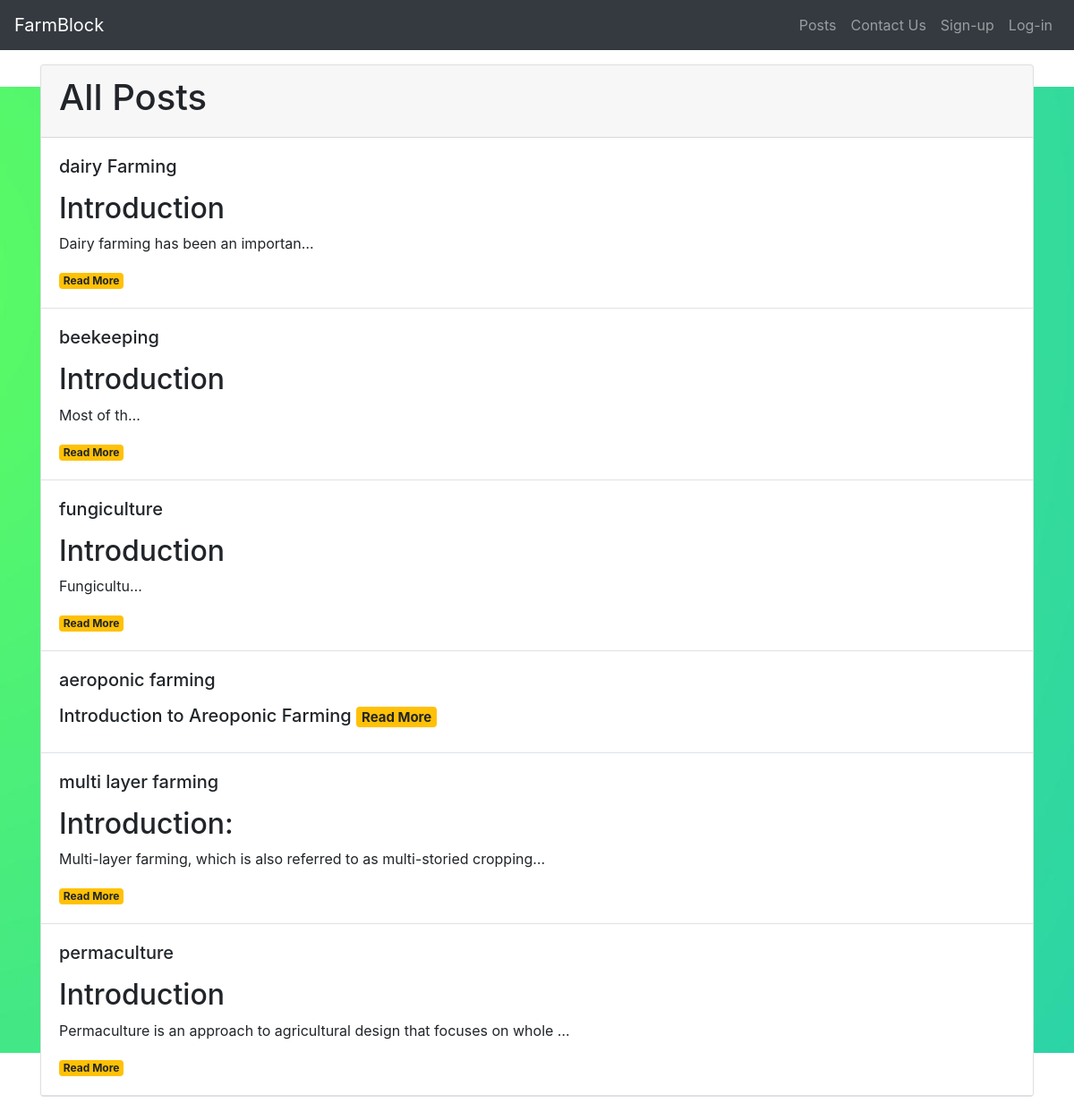
The app's page /displayall/ with its own data.
### Post/models.py (models this page shows, shortened)
class BlogPost(models.Model):
    post_id = models.AutoField(primary_key = True)
    slug = models.CharField(max_length=50, default=None)
    Name = models.CharField(max_length=50, default=None)
    Category = models.CharField(max_length=50, default = None)
    author = models.CharField(max_length=50, default = None)
    content = models.TextField(default=None)
    date = DateField(default=None)
    img1 = models.ImageField(upload_to = "images")

### Post/views.py (the view)
# urls.py: path('displayall/', views.DisplayAll, name="display"),
def DisplayAll(request):
    post = bp.objects.all()
    context = {"post" : post}
    return render(request, "DisplayAll.html", context)

### templates/DisplayAll.html (shortened to what this page needs)
{% load static %}
<!doctype html>
<html lang="en">
<head>
    <link rel="stylesheet" href="https://cdn.jsdelivr.net/npm/bootstrap@4.6.1/dist/css/bootstrap.min.css"
>
    <link rel="stylesheet" href="{% static 'CSS/sheet4.css' %}">
</head>
<body>
    <nav class="navbar navbar-expand-lg navbar-dark bg-dark">
        <a class="navbar-brand" href="http://127.0.0.1:8000/">FarmBlock</a>
        <div class="collapse navbar-collapse" id="navbarSupportedContent">
            <ul class="navbar-nav ml-auto">
                <li class="nav-item">
                    <a class="nav-link" href="http://127.0.0.1:8000/displayall/">Posts</a>
                </li>
                <li class="nav-item">
                    <a class="nav-link" href="http://127.0.0.1:8000/contact/">Contact Us</a>
                </li>
                {% if user.is_authenticated %}
                <li class="nav-item dropdown">
                    <a class="nav-link dropdown-toggle" href="#" id="navbarDropdown" role="button"
                        data-toggle="dropdown" aria-expanded="false">
                        Welcome {{request.user}}
                    </a>
                    <div class="dropdown-menu" aria-labelledby="navbarDropdown">
                        <a class="dropdown-item" href="/logout/">Log-out</a>
                        <a class="dropdown-item" href="/addContent/">Add Posts</a>
                        <a class="dropdown-item" href="/userposts/">View Your posts</a>
                    </div>
                </li>
                {% else %}
                <li class="nav-item">
                    <a class="nav-link" href="#" data-target="#signUp" data-toggle="modal">Sign-up</a>
                </li>
                <li class="nav-item">
                    <a href="#" class="nav-link" data-target="#logIn" data-toggle="modal">Log-in</a>
                </li>
                {% endif %}
            </ul>
        </div>
    </nav>
    <div class="container mt-3 mb-5">
        <div class="card">
            <div class="card-header">
                <h1>All Posts</h1>
            </div>
            {% for i in post %}
            <div class="card-body border-bottom">
                <h5 class="card-title">{{i.Name}}</h5>
                <p class="card-text" style="font-size: small;">
                    {{i.content|safe|truncatechars:100}}
                </p>
                <a href="http://127.0.0.1:8000/content/{{i.slug}}"><span class="badge badge-warning">Read
                        More</span></a>
            </div>
            {% endfor %}
        </div>
    </div>
</body>
</html>

### static/CSS/Sheet4.css (style rules this page uses)
body { background-image: url("/static/Images/background1.jpg"); background-position: center; background-repeat: no-repeat; background-attachment: fixed; }

### records on screen
BlogPost: Name "dairy Farming", content "Introduction Dairy farming has been an importan…"
BlogPost: Name "beekeeping", content "Introduction Most of th…"
BlogPost: Name "fungiculture", content "Introduction Fungicultu…"
BlogPost: Name "aeroponic farming", content "Introduction to Areoponic Farming"
BlogPost: Name "multi layer farming", content "Introduction: Multi-layer farming, which is also referred to as multi-storied cropping…"
BlogPost: Name "permaculture", content "Introduction Permaculture is an approach to agricultural design that focuses on whole …"
